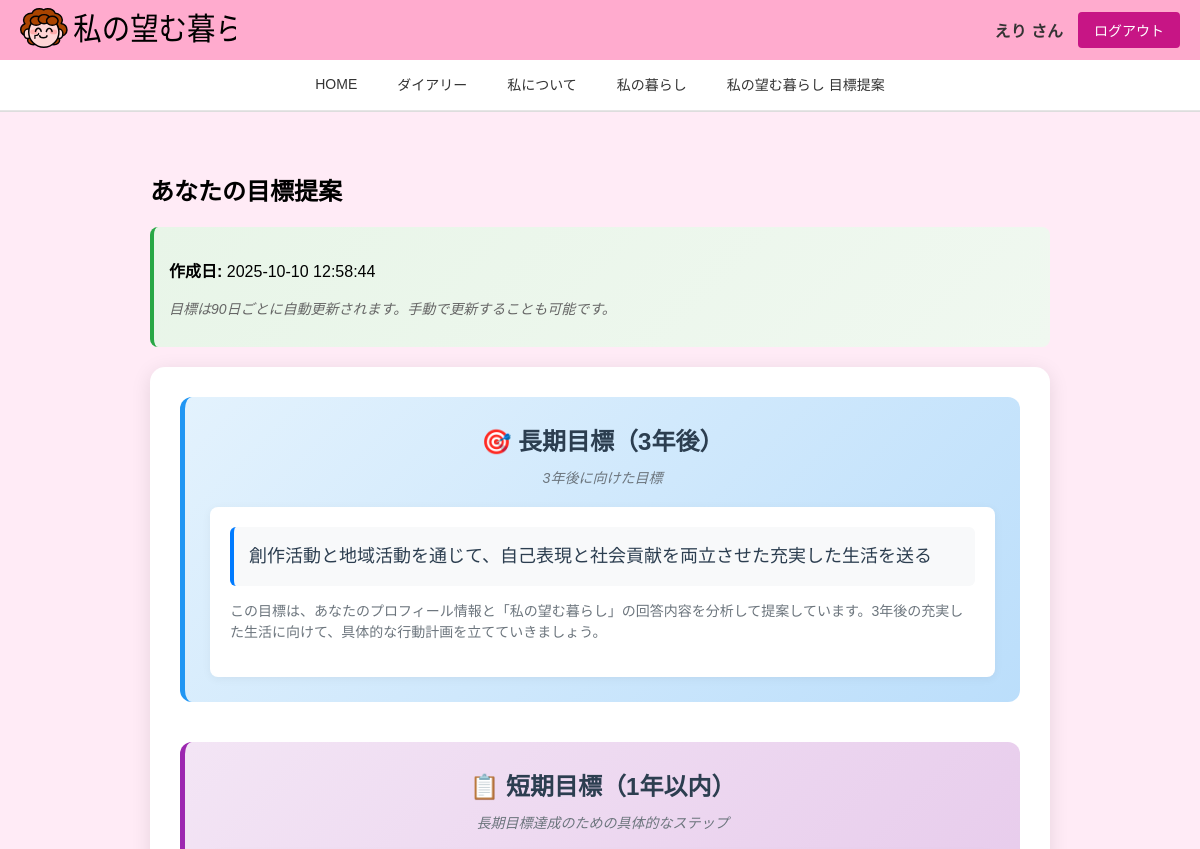
Before: /goals (signed in, upper part) with the older database file.
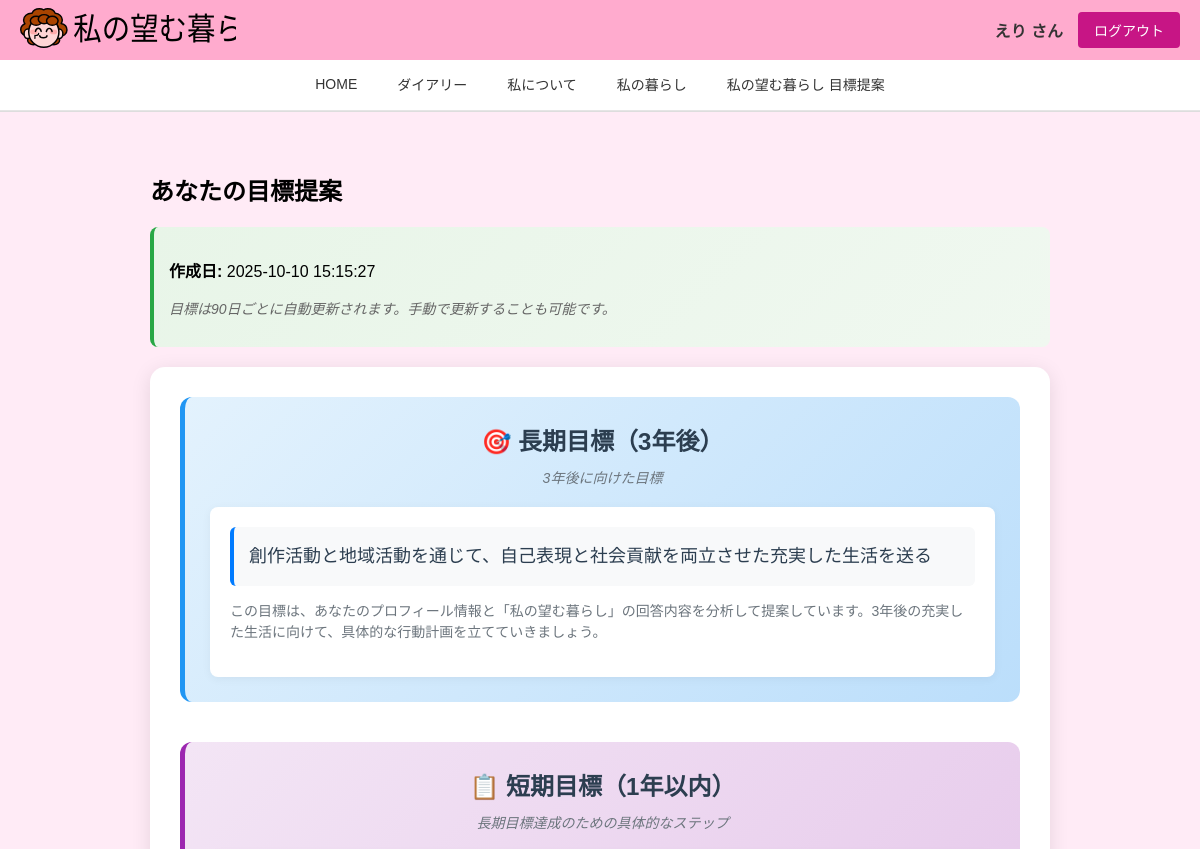
After: the same page with the newer database file.
### tables this page shows
CREATE TABLE user_goals (
                id INTEGER PRIMARY KEY AUTOINCREMENT,
                user_id VARCHAR(50) NOT NULL,
                long_term_goal TEXT NOT NULL,
                short_term_goals TEXT NOT NULL,
                goals_version INTEGER DEFAULT 1,
                created_at TIMESTAMP DEFAULT CURRENT_TIMESTAMP,
                FOREIGN KEY (user_id) REFERENCES users (user_id)
            );

### app.py (the view)
@app.route("/goals")
@login_required
def goals():
    user_id = session["user_id"]
    updated = request.args.get("updated", False)
    latest_goals = db.get_latest_user_goals(user_id)
    data_changed = False if updated else db.has_data_changed(user_id)
    needs_update = db.should_update_goals(user_id)
    if not latest_goals or needs_update:
        goals_data = db.analyze_user_goals(user_id)
        if data_changed:
            saved_id = db.save_user_goals_forced(user_id, goals_data)
            is_new_goals = True
        else:
            saved_id = db.save_user_goals(user_id, goals_data)
            is_new_goals = saved_id is not None
    else:
        goals_data = {"long_term_goal": latest_goals[2], "short_term_goals": latest_goals[3]}
        is_new_goals = False
    user_data = db.get_user_by_id(user_id)
    return render_template(
        "goals.html",
        goals=goals_data,
        user=user_data,
        is_new_goals=is_new_goals,
        goals_created_at=latest_goals[5] if latest_goals else None,
        data_changed=data_changed,
    )

### app.py (called while the page is built)
def login_required(f):
    @wraps(f)
    def decorated_function(*args, **kwargs):
        if "user_id" not in session:
            return redirect(url_for("index"))
        return f(*args, **kwargs)
    return decorated_function

### config.py (called while the page is built)
    def get_connection(self):
        return sqlite3.connect(self.db_path)

    def get_user_by_id(self, user_id):
        conn = self.get_connection()
        cursor = conn.cursor()
        cursor.execute("SELECT * FROM users WHERE user_id = ?", (user_id,))
        user = cursor.fetchone()
        conn.close()
        return user

    def get_latest_user_goals(self, user_id):
        import json
        conn = self.get_connection()
        cursor = conn.cursor()
        cursor.execute(
            "SELECT * FROM user_goals WHERE user_id = ? ORDER BY created_at DESC LIMIT 1", (user_id,)
        )
        goal = cursor.fetchone()
        if goal:
            parsed_goal = list(goal)
            parsed_goal[3] = json.loads(goal[3])  # short_term_goalsをパース
            conn.close()
            return parsed_goal
        conn.close()
        return None

### templates/goals.html (shortened to what this page needs)
{% extends "base.html" %}
{% block nickname %}{{ session.get('nickname', 'ゲスト') }}{% endblock %}
{% block content %}
<div class="goals-page">
    <h2>あなたの目標提案</h2>
    <div class="goals-info-header">
        {% if goals_created_at %}
        <div class="goals-date-info">
            <p><strong>作成日:</strong> {{ goals_created_at }}</p>
        </div>
        {% endif %}
        <div class="goals-update-info">
            <p><em>目標は90日ごとに自動更新されます。手動で更新することも可能です。</em></p>
        </div>
    </div>
    <div class="goals-container">
        <div class="goal-section long-term-goal">
            <div class="goal-header">
                <h3>🎯 長期目標（3年後）</h3>
                <div class="goal-period">3年後に向けた目標</div>
            </div>
            <div class="goal-content">
                <div class="goal-text">
                    {{ goals.long_term_goal }}
                </div>
                <div class="goal-explanation">
                    <p>この目標は、あなたのプロフィール情報と「私の望む暮らし」の回答内容を分析して提案しています。3年後の充実した生活に向けて、具体的な行動計画を立てていきましょう。</p>
                </div>
            </div>
        </div>
        <div class="goal-section short-term-goals">
            <div class="goal-header">
                <h3>📋 短期目標（1年以内）</h3>
                <div class="goal-period">長期目標達成のための具体的なステップ</div>
            </div>
        </div>
    </div>
</div>
{% endblock %}

Changed rows visible on the page:
no longer on this page (row unchanged): user_goals: created_at "2025-10-10 12:58:44", long_term_goal "創作活動と地域活動を通じて、自己表現と社会貢献を両立させた充実した生活を送る"
added user_goals: created_at "2025-10-10 15:15:27", long_term_goal "創作活動と地域活動を通じて、自己表現と社会貢献を両立させた充実した生活を送る"
